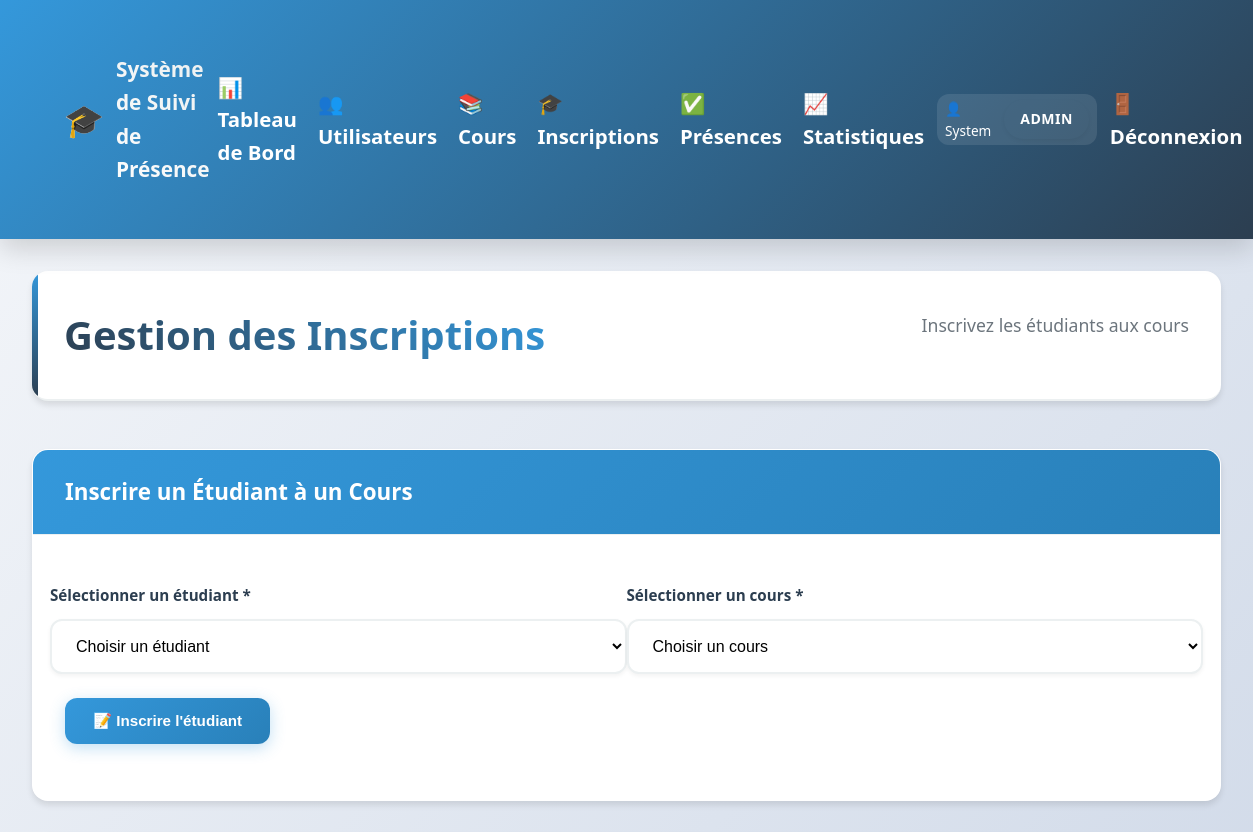
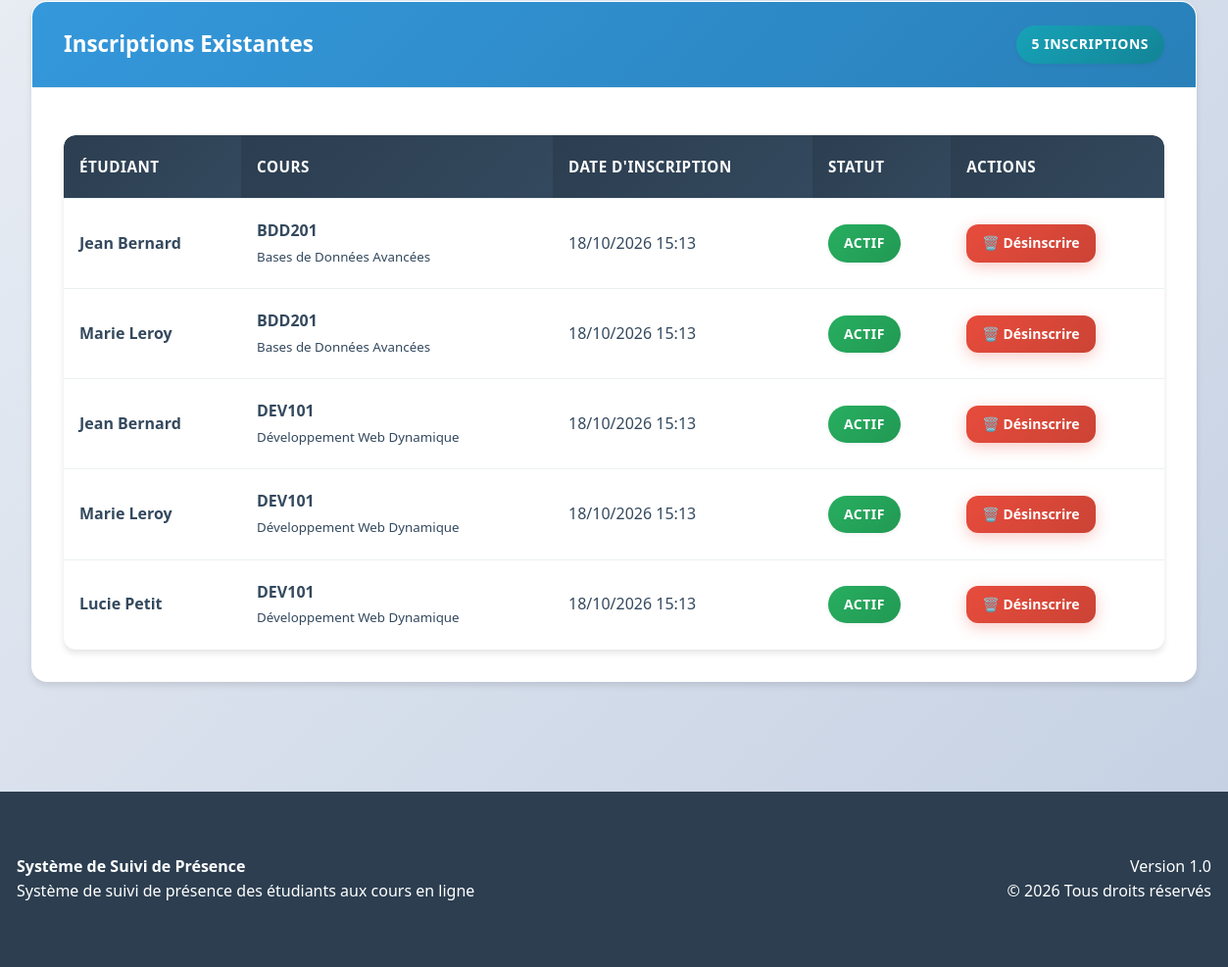
The page /admin/gestion_inscriptions.php (signed in) on the database its author committed (2 pictures, top to bottom).
### tables this page shows
CREATE TABLE enrollments (
    id INT PRIMARY KEY AUTO_INCREMENT,
    student_id INT NOT NULL,
    course_id INT NOT NULL,
    date_inscription TIMESTAMP DEFAULT CURRENT_TIMESTAMP,
    statut ENUM('actif', 'inactif') DEFAULT 'actif',
    UNIQUE KEY unique_enrollment (student_id, course_id),
    FOREIGN KEY (student_id) REFERENCES users(id) ON DELETE CASCADE,
    FOREIGN KEY (course_id) REFERENCES courses(id) ON DELETE CASCADE
);

CREATE TABLE users (
    id INT PRIMARY KEY AUTO_INCREMENT,
    username VARCHAR(50) UNIQUE NOT NULL,
    email VARCHAR(100) UNIQUE NOT NULL,
    password VARCHAR(255) NOT NULL,
    role ENUM('admin', 'enseignant', 'etudiant') NOT NULL,
    nom VARCHAR(100) NOT NULL,
    prenom VARCHAR(100) NOT NULL,
    date_naissance DATE,
    telephone VARCHAR(20),
    created_at TIMESTAMP DEFAULT CURRENT_TIMESTAMP,
    updated_at TIMESTAMP DEFAULT CURRENT_TIMESTAMP ON UPDATE CURRENT_TIMESTAMP,
    is_active BOOLEAN DEFAULT TRUE
);

CREATE TABLE courses (
    id INT PRIMARY KEY AUTO_INCREMENT,
    code VARCHAR(20) UNIQUE NOT NULL,
    titre VARCHAR(255) NOT NULL,
    description TEXT,
    enseignant_id INT NOT NULL,
    date_debut DATE,
    date_fin DATE,
    created_at TIMESTAMP DEFAULT CURRENT_TIMESTAMP,
    updated_at TIMESTAMP DEFAULT CURRENT_TIMESTAMP ON UPDATE CURRENT_TIMESTAMP,
    FOREIGN KEY (enseignant_id) REFERENCES users(id) ON DELETE CASCADE
);

### includes/session.php (called while the page is built, shortened)
<?php
function isLoggedIn() {
    return isset($_SESSION['user_id']) && !empty($_SESSION['user_id']);
}
function getUserRole() {
    return $_SESSION['user_role'] ?? null;
}
?>

### includes/functions.php (called while the page is built, shortened)
<?php
function formatDate($date, $format = 'd/m/Y H:i') {
    $datetime = new DateTime($date);
    return $datetime->format($format);
}
?>

### admin/gestion_inscriptions.php (the view, shortened to what this page needs)
<?php
require_once '../includes/config.php';
require_once '../includes/session.php';
require_once '../includes/functions.php';
try {
    global $pdo;
    $enrollments = [];
    $sql = "SELECT e.*, u.nom as student_nom, u.prenom as student_prenom,
                   c.code as course_code, c.titre as course_titre
            FROM enrollments e
            JOIN users u ON e.student_id = u.id
            JOIN courses c ON e.course_id = c.id
            ORDER BY c.code, u.nom, u.prenom";
    $stmt = $pdo->query($sql);
    $enrollments = $stmt->fetchAll();
} catch (PDOException $e) {
    error_log("Erreur gestion inscriptions: " . $e->getMessage());
    $error = "Une erreur est survenue lors de l'opération.";
}
?>
<!DOCTYPE html>
<html lang="fr">
<head>
    <link rel="stylesheet" href="../assets/css/style.css">
    <link rel="stylesheet" href="../assets/css/dashboard.css">
</head>
<body>
    <?php include '../includes/header.php'; ?>
    <div class="container">
        <div class="page-header">
            <h1>Gestion des Inscriptions</h1>
            <p>Inscrivez les étudiants aux cours</p>
        </div>
        <div class="card">
            <div class="card-header">
                <h3>Inscrire un Étudiant à un Cours</h3>
            </div>
            <div class="card-body">
                <form method="POST" action="?action=add">
                    <div class="row">
                        <div class="col-6">
                            <div class="form-group">
                                <label class="form-label">Sélectionner un étudiant *</label>
                                <select name="student_id" class="form-select" required>
                                    <option value="">Choisir un étudiant</option>
                                </select>
                            </div>
                        </div>
                        <div class="col-6">
                            <div class="form-group">
                                <label class="form-label">Sélectionner un cours *</label>
                                <select name="course_id" class="form-select" required>
                                    <option value="">Choisir un cours</option>
                                </select>
                            </div>
                        </div>
                    </div>
                    <div class="form-group">
                        <button type="submit" class="btn btn-primary">
                            📝 Inscrire l'étudiant
                        </button>
                    </div>
                </form>
            </div>
        </div>
        <div class="card">
            <div class="card-header">
                <h3>Inscriptions Existantes</h3>
                <span class="badge badge-info"><?php echo count($enrollments); ?> inscriptions</span>
            </div>
            <div class="card-body">
                <?php if (!empty($enrollments)): ?>
                    <div class="table-responsive">
                        <table class="table">
                            <thead>
                                <tr>
                                    <th>Étudiant</th>
                                    <th>Cours</th>
                                    <th>Date d'inscription</th>
                                    <th>Statut</th>
                                    <th>Actions</th>
                                </tr>
                            </thead>
                            <tbody>
                                <?php foreach ($enrollments as $enrollment): ?>
                                    <tr>
                                        <td>
                                            <strong><?php echo $enrollment['student_prenom'] . ' ' . $enrollment['student_nom']; ?></strong>
                                        </td>
                                        <td>
                                            <strong><?php echo $enrollment['course_code']; ?></strong><br>
                                            <small><?php echo $enrollment['course_titre']; ?></small>
                                        </td>
                                        <td><?php echo formatDate($enrollment['date_inscription']); ?></td>
                                        <td>
                                            <span class="badge badge-<?php echo $enrollment['statut'] === 'actif' ? 'success' : 'secondary'; ?>">
                                                <?php echo ucfirst($enrollment['statut']); ?>
                                            </span>
                                        </td>
                                        <td>
                                            <a href="?action=remove&student_id=<?php echo $enrollment['student_id']; ?>&course_id=<?php echo $enrollment['course_id']; ?>"
                                               class="btn btn-sm btn-danger"
                                               onclick="return confirm('Êtes-vous sûr de vouloir désinscrire cet étudiant de ce cours ?')">
                                                🗑️ Désinscrire
                                            </a>
                                        </td>
                                    </tr>
                                <?php endforeach; ?>
                            </tbody>
                        </table>
                    </div>
                <?php endif; ?>
            </div>
        </div>
    </div>
    <?php include '../includes/footer.php'; ?>
</body>
</html>

### includes/header.php (shortened to what this page needs)
<?php
require_once 'functions.php';
$isLoggedIn = isLoggedIn();
$userRole = getUserRole();
?>
<header class="header">
    <div class="container">
        <div class="header-content">
            <div class="logo">
                <a href="<?php echo $isLoggedIn ? "$userRole/dashboard.php" : "../index.php"; ?>"
                   style="color: white; text-decoration: none;">
                    <?php echo APP_NAME; ?>
                </a>
            </div>
            <?php if ($isLoggedIn): ?>
                <nav class="nav">
                    <ul>
                        <?php if ($userRole === ROLE_ADMIN): ?>
                            <li><a href="dashboard.php"><h2>📊 Tableau de Bord</h2></a></li>
                            <li><a href="gestion_utilisateurs.php"><h2>👥 Utilisateurs</h2></a></li>
                            <li><a href="gestion_cours.php"><h2>📚 Cours</h2></a></li>
                            <li><a href="gestion_inscriptions.php"><h2>🎓 Inscriptions</h2></a></li>
                            <li><a href="suivi_presence.php"><h2>✅ Présences</h2></a></li>
                            <li><a href="statistiques.php"><h2>📈 Statistiques</h2></a></li>
                        <?php elseif ($userRole === ROLE_ETUDIANT): ?>
                            <li><a href="dashboard.php"><h2>📊 Tableau de Bord</h2></a></li>
                            <li><a href="cours.php"><h2>📚 Mes Cours</h2></a></li>
                            <li><a href="presence.php"><h2>✅ Mes Présences</h2></a></li>
                        <?php endif; ?>
                        <li>
                            <a href="profile.php" class="user-menu">
                                👤 <?php echo htmlspecialchars($_SESSION['user_prenom']); ?>
                                <span class="badge badge-light" style="margin-left: 5px;">
                                    <?php echo ucfirst($userRole); ?>
                                </span>
                            </a>
                        </li>
                        <li><a href="../auth/logout.php"><h2>🚪 Déconnexion</h2></a></li>
                    </ul>
                </nav>
            <?php endif; ?>
        </div>
    </div>
</header>

### includes/footer.php
<footer style="background-color: var(--secondary-color); color: white; padding: 2rem 0; margin-top: 3rem;">
    <div class="container">
        <div class="row">
            <div class="col-6">
                <h4><?php echo APP_NAME; ?></h4>
                <p>Système de suivi de présence des étudiants aux cours en ligne</p>
            </div>
            <div class="col-6 text-right">
                <p>Version <?php echo APP_VERSION; ?></p>
                <p>&copy; <?php echo date('Y'); ?> Tous droits réservés</p>
            </div>
        </div>
    </div>
</footer>

### assets/css/style.css (style rules this page uses)
* { margin: 0; padding: 0; box-sizing: border-box; }
:root { --primary-color: #3498db; --secondary-color: #2c3e50; --success-color: #27ae60; --warning-color: #f39c12; --danger-color: #e74c3c; --info-color: #17a2b8; --light-color: #ecf0f1; --dark-color: #34495e; --white: #ffffff; --gray-light: #f8f9fa; --gray: #6c757d; --border-radius: 8px; --box-shadow: 0 2px 10px rgba(0,0,0,0.1); --transition: all 0.3s ease; }
body { font-family: 'Segoe UI', Tahoma, Geneva, Verdana, sans-serif; line-height: 1.6; color: var(--dark-color); background-color: var(--gray-light); }
.container { max-width: 1200px; margin: 0 auto; padding: 0 20px; }
.header { background: linear-gradient(135deg, var(--primary-color), var(--secondary-color)); color: var(--white); padding: 1rem 0; box-shadow: var(--box-shadow); }
.header-content { display: flex; justify-content: space-between; align-items: center; }
.logo { font-size: 1.5rem; font-weight: bold; }
.nav ul { display: flex; list-style: none; gap: 2rem; }
.nav a { color: var(--white); text-decoration: none; transition: var(--transition); }
.card { background: var(--white); border-radius: var(--border-radius); box-shadow: var(--box-shadow); padding: 1.5rem; margin-bottom: 1.5rem; transition: var(--transition); }
.card-header { border-bottom: 1px solid var(--light-color); padding-bottom: 1rem; margin-bottom: 1rem; }
.btn { display: inline-block; padding: 0.75rem 1.5rem; border: none; border-radius: var(--border-radius); text-decoration: none; text-align: center; cursor: pointer; transition: var(--transition); font-weight: 500; }
.btn-primary { background-color: var(--primary-color); color: var(--white); }
.btn-danger { background-color: var(--danger-color); color: var(--white); }
.form-group { margin-bottom: 1rem; }
.form-label { display: block; margin-bottom: 0.5rem; font-weight: 500; color: var(--dark-color); }
.form-select { width: 100%; padding: 0.75rem; border: 1px solid #ddd; border-radius: var(--border-radius); background-color: var(--white); font-size: 1rem; }
.table { width: 100%; border-collapse: collapse; background-color: var(--white); border-radius: var(--border-radius); overflow: hidden; box-shadow: var(--box-shadow); }
.table th, .table td { padding: 1rem; text-align: left; border-bottom: 1px solid var(--light-color); }
.table th { background-color: var(--secondary-color); color: var(--white); font-weight: 600; }
.badge { display: inline-block; padding: 0.25rem 0.75rem; border-radius: 50px; font-size: 0.875rem; font-weight: 500; }
.badge-success { background-color: var(--success-color); color: var(--white); }
.badge-info { background-color: var(--info-color); color: var(--white); }
.row { display: flex; flex-wrap: wrap; margin: 0 -10px; }
.col-6 { flex: 0 0 50%; max-width: 50%; }
.text-right { text-align: right; }

### includes/header.php (style rules this page uses)
.header { padding: 5px 0; min-height: 50px; }
.logo { font-size: 1.3rem; }
.nav ul { gap: 5px; }
.nav a { padding: 4px 8px; font-size: 0.85rem; }

### rows shown on the page
enrollments: student.prenom "Jean", student.nom "Bernard", course.code "BDD201", course.titre "Bases de Données Avancées", date_inscription "18/10/2026 15:13", statut "ACTIF"
enrollments: student.prenom "Marie", student.nom "Leroy", course.code "BDD201", course.titre "Bases de Données Avancées", date_inscription "18/10/2026 15:13", statut "ACTIF"
enrollments: student.prenom "Jean", student.nom "Bernard", course.code "DEV101", course.titre "Développement Web Dynamique", date_inscription "18/10/2026 15:13", statut "ACTIF"
enrollments: student.prenom "Marie", student.nom "Leroy", course.code "DEV101", course.titre "Développement Web Dynamique", date_inscription "18/10/2026 15:13", statut "ACTIF"
enrollments: student.prenom "Lucie", student.nom "Petit", course.code "DEV101", course.titre "Développement Web Dynamique", date_inscription "18/10/2026 15:13", statut "ACTIF"

### other values the page prints
APP_NAME "Système de Suivi de Présence"
$_SESSION['user_prenom'] "System"
$userRole "ADMIN"
count($enrollments) "5"
APP_VERSION "1.0"
